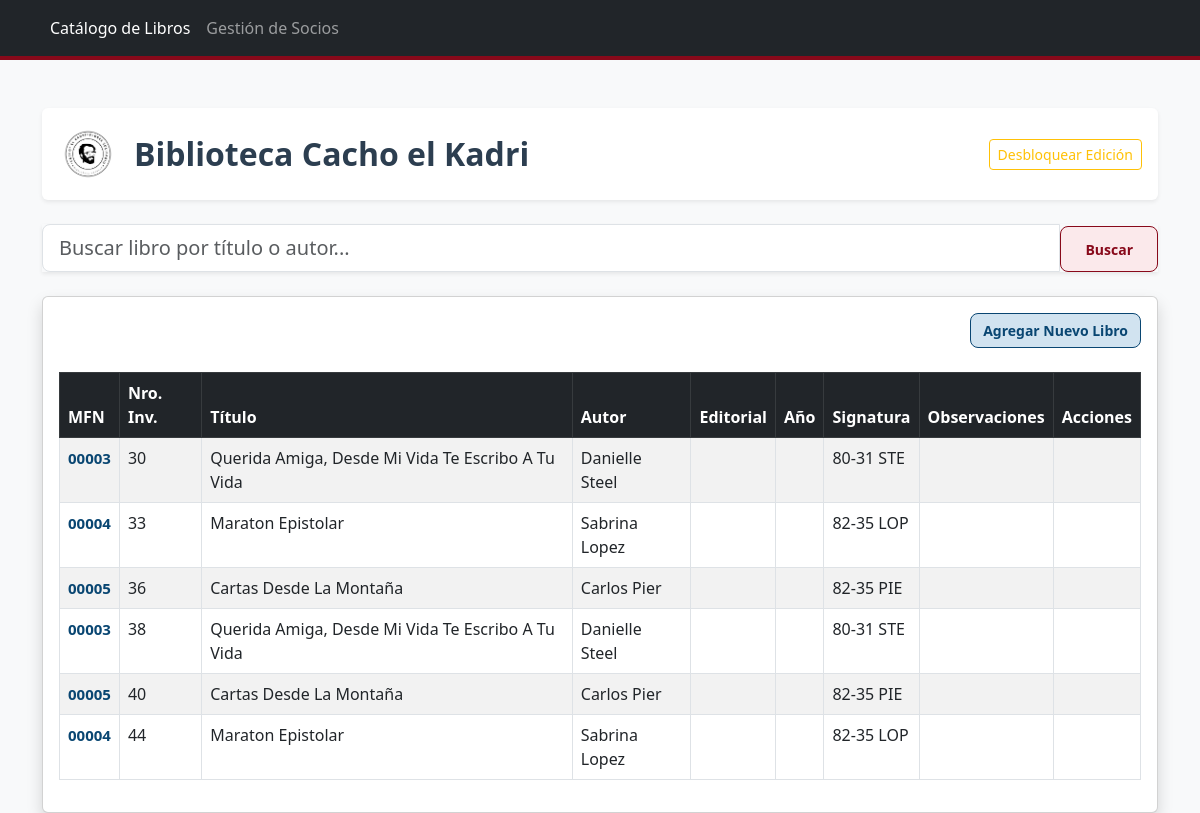
Before: / with the older database file.
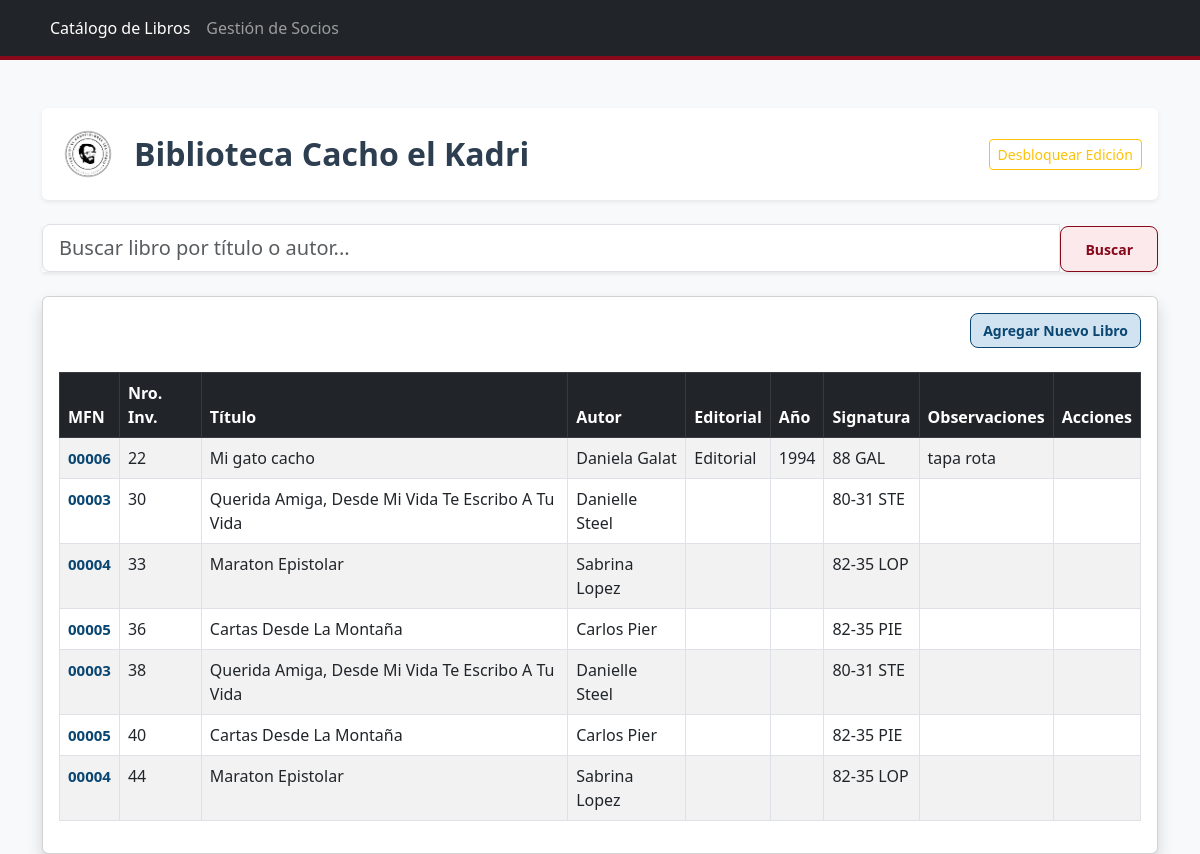
After: the same page with the newer database file.
### tables this page shows
CREATE TABLE Obras (
            mfn INTEGER PRIMARY KEY AUTOINCREMENT,
            titulo TEXT NOT NULL,
            autor TEXT NOT NULL,
            editorial TEXT,
            anio TEXT
        );

CREATE TABLE Ejemplares (
            nro_inventario INTEGER PRIMARY KEY,
            mfn_vinculado INTEGER,
            signatura_topografica TEXT NOT NULL,
            observaciones TEXT,
            FOREIGN KEY (mfn_vinculado) REFERENCES Obras (mfn)
        );

### app.py (the view)
@app.route('/')
def inicio():
    busqueda = request.args.get('q')
    conexion = sqlite3.connect("biblioteca.db")
    cursor = conexion.cursor()
    consulta_base = '''
        SELECT e.nro_inventario, o.titulo, o.autor, o.editorial, o.anio, e.signatura_topografica, e.observaciones, o.mfn
        FROM Ejemplares e
        JOIN Obras o ON e.mfn_vinculado = o.mfn
    '''
    if busqueda:
        termino = f"%{busqueda}%"
        consulta_base += " WHERE o.titulo LIKE ? OR o.autor LIKE ?"
        cursor.execute(consulta_base, (termino, termino))
    else:
        cursor.execute(consulta_base)
    lista_libros = cursor.fetchall()
    conexion.close()
    return render_template('index.html', libros=lista_libros, busqueda=busqueda)

### templates/index.html (shortened to what this page needs)
<!DOCTYPE html>
<html lang="es">
<head>
    <link href="https://cdn.jsdelivr.net/npm/bootstrap@5.3.0/dist/css/bootstrap.min.css" rel="stylesheet">
</head>
<body class="bg-light">
    <nav class="navbar navbar-expand-lg navbar-dark bg-dark">
        <div class="container">
            <div class="collapse navbar-collapse" id="navbarNav">
                <ul class="navbar-nav">
                    <li class="nav-item">
                        <a class="nav-link active" href="/">Catálogo de Libros</a>
                    </li>
                    <li class="nav-item">
                        <a class="nav-link" href="/socios">Gestión de Socios</a>
                    </li>
                </ul>
            </div>
        </div>
    </nav>
    <div class="container mt-5">
        <div class="d-flex justify-content-between align-items-center mb-4 p-3 bg-white rounded shadow-sm">
            <div class="d-flex align-items-center">
                <img src="{{ url_for('static', filename='img/logo.png') }}" alt="Logo Flores Solidario" class="me-3" style="height: 60px; width: auto;">
                <h1 class="h2 m-0" style="color: #2c3e50; font-weight: 700;">Biblioteca Cacho el Kadri</h1>
            </div>
            <div>
                {% if session.get('admin') %}
                    <span class="badge bg-warning text-dark me-2">Modo Edición Activado</span>
                    <a href="/logout" class="btn btn-outline-secondary btn-sm">Cerrar Sesión</a>
                {% else %}
                    <a href="/login" class="btn btn-outline-warning btn-sm">Desbloquear Edición</a>
                {% endif %}
            </div>
        </div>
        <form action="/" method="GET" class="mb-4">
            <div class="input-group shadow-sm">
                <input type="text" name="q" class="form-control form-control-lg" placeholder="Buscar libro por título o autor..." value="{{ busqueda if busqueda else '' }}">
                <button class="btn btn-primary px-4" type="submit">Buscar</button>
            </div>
        </form>
        <div class="card shadow">
            <div class="card-body">
                <div class="d-flex justify-content-between align-items-center mb-4">
                    <a href="/nuevo" class="btn btn-success">Agregar Nuevo Libro</a>
                </div>
                <div class="table-responsive">
                    <table class="table table-striped table-hover table-bordered">
                        <thead class="table-dark">
                            <tr>
                                <th>MFN</th> <th>Nro. Inv.</th>
                                <th>Título</th>
                                <th>Autor</th>
                                <th>Editorial</th>
                                <th>Año</th>
                                <th>Signatura</th>
                                <th>Observaciones</th>
                                <th>Acciones</th>
                            </tr>
                        </thead>
                        <tbody>
                            {% for libro in libros %}
                            <tr>
                                <td><span style="color: #094672; font-weight: bold; font-size: 15px;">{{ "%05d" | format(libro[7]) }}</span></td>
                                <td>{{ libro[0] }}</td>
                                <td>{{ libro[1] }}</td>
                                <td>{{ libro[2] }}</td>
                                <td>{{ libro[3] }}</td>
                                <td>{{ libro[4] }}</td>
                                <td>{{ libro[5] }}</td>
                                <td>{{ libro[6] }}</td>
                                <td>
                                </td>
                            </tr>
                            {% else %}
                            <tr>
                                <td colspan="9" class="text-center">No hay libros cargados todavía.</td>
                            </tr>
                            {% endfor %}
                        </tbody>
                    </table>
                </div>
            </div>
        </div>
    </div>
</body>
</html>

### templates/index.html (style rules this page uses)
body { background-color: #f4f7f9 !important; }
.bg-dark { background-color: #094672 !important; border-bottom: 4px solid #88091a; }
.btn-primary, .btn-danger, .btn-success, .btn-info, .btn-warning, .btn-style-mfn { border-radius: 8px !important; font-weight: bold !important; font-size: 14px !important; text-decoration: none !important; display: inline-block !important; padding: 6px 12px !important; vertical-align: middle !important; margin: 0 !important; transition: all 0.2s; }
button.btn-danger, button.btn-primary { margin-top: 2px !important; }
.btn-primary, .btn-danger { background-color: #fbe9eb !important; color: #88091a !important; border: 1px solid #88091a !important; }
.btn-success, .btn-info, .btn-warning, .badge.bg-info, .btn-style-mfn { background-color: #d1e3f0 !important; color: #094672 !important; border: 1px solid #094672 !important; }
.h2, .card-title, h1 { color: #094672; font-weight: 600; }

Changed rows visible on the page:
added Ejemplares: nro_inventario "22", titulo "Mi gato cacho", autor "Daniela Galat", editorial "Editorial", anio "1994", signatura_topografica "88 GAL", observaciones "tapa rota"
added Obras: mfn "00006"
